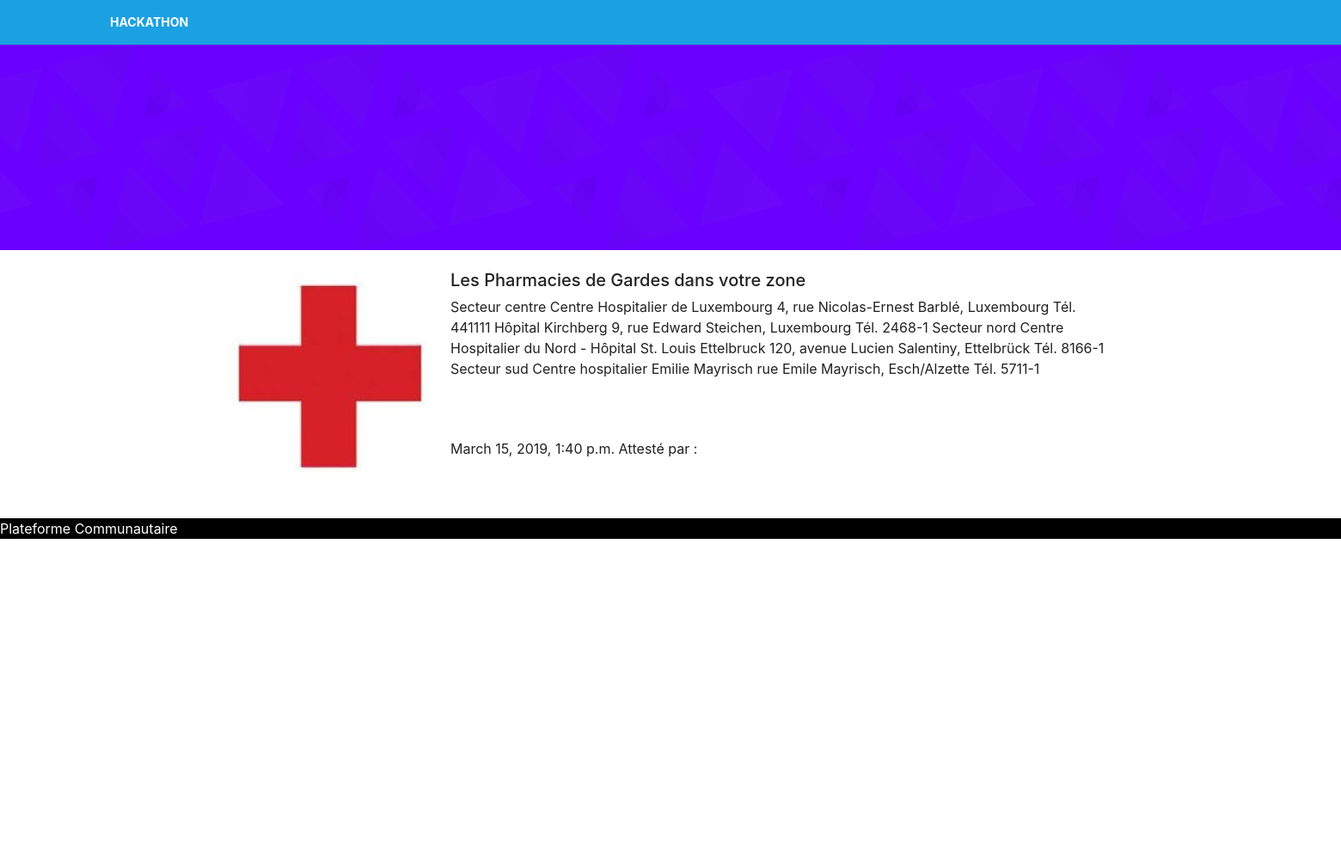
/health_services/pharmacie, run on the app's committed database.
### main_app/models.py (models this page shows, shortened)
class PharmacieDeGarde(models.Model):
    titre = models.CharField(max_length=300)
    image = models.ImageField(upload_to="images/", default="", blank=True, null=True)
    contenu = models.TextField(max_length=500)
    date_pubication = models.DateTimeField(null=True, blank=True)

### health_services/views.py (the view)
# urls.py: path('pharmacie', views.pharmacie_view, name='pharmacie'),
def pharmacie_view(request):
    if request.user.is_authenticated:
        username = Utilisateur.objects.get(user=request.user)
    title = 'Pharmacie de Garde'
    pharmacie_all = PharmacieDeGarde.objects.all()
    return render(request, 'health_services/pharmacie.html', locals())

### templates/health_services/pharmacie.html
{% extends 'template.html' %}
{% block  content %}
    <div class="grid">
        <div class="row">
            <div class="cell-12 bg-indigo enews-header">
                {% load static %}
                <img src="{% static 'images/coming-soon-bg.png' %}" alt="">
            </div>
        </div>
    </div>
    <div class="grid">
        <div class="row">
            {% for pharmacie in pharmacie_all %}
                <div class="mb-5 p-2 cell-2 offset-2 border">
                    <div>
                        <img src="{{ pharmacie.image.url }}" alt="" style="width: 100%">
                    </div></div>
                <div class="mb-5 p-2 cell-6">
                    <div class="enews-block">
                        <h5>{{ pharmacie.titre }}</h5>
                        {{ pharmacie.contenu }}
                    </div>
                    <span>{{ pharmacie.date_pubication }}</span>
                    <span class="badge-top">Attesté par : {{ pharmacie.feedback_sante }} </span><small class="mif-thumbs-up"></small>
                </div>
            {% endfor %}
        </div>
    </div>
{% endblock %}

### static/css/css/main.css (style rules this page uses)
.enews-block { height: 195px; overflow: hidden; }

### data on the page
PharmacieDeGarde: image (picture), titre "Les Pharmacies de Gardes dans votre zone", contenu "Secteur centre Centre Hospitalier de Luxembourg 4, rue Nicolas-Ernest Barblé, Luxembourg Tél. 441111 Hôpital Kirchberg 9, rue Edward Steichen, Luxembourg Tél. 2468-1 Secteur nord Centre Hospitalier du Nord - Hôpital St. Louis Ettelbruck 120, avenue Lucien Salentiny, Ettelbrück Tél. 8166-1 Secteur sud Centre hospitalier Emilie Mayrisch rue Emile Mayrisch, Esch/Alzette Tél. 5711-1", date_pubication "March 15, 2019, 1:40 p.m."
